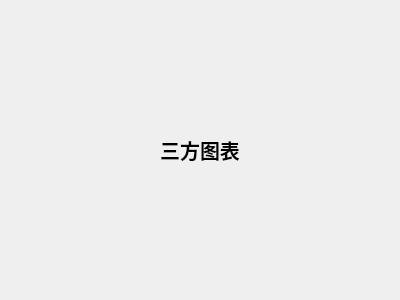
<?xml version="1.0" encoding="UTF-8"?>
<ui version="4.0">
 <class>ThirdWidget</class>
 <widget class="QWidget" name="ThirdWidget">
  <property name="geometry">
   <rect>
    <x>0</x>
    <y>0</y>
    <width>400</width>
    <height>300</height>
   </rect>
  </property>
  <property name="windowTitle">
   <string>Form</string>
  </property>
  <layout class="QHBoxLayout" name="horizontalLayout">
   <item>
    <widget class="QLabel" name="label">
     <property name="sizePolicy">
      <sizepolicy hsizetype="Fixed" vsizetype="Fixed">
       <horstretch>0</horstretch>
       <verstretch>0</verstretch>
      </sizepolicy>
     </property>
     <property name="font">
      <font>
       <pointsize>15</pointsize>
       <bold>true</bold>
      </font>
     </property>
     <property name="text">
      <string>三方图表</string>
     </property>
     <property name="alignment">
      <set>Qt::AlignCenter</set>
     </property>
    </widget>
   </item>
  </layout>
 </widget>
 <resources/>
 <connections/>
</ui>
